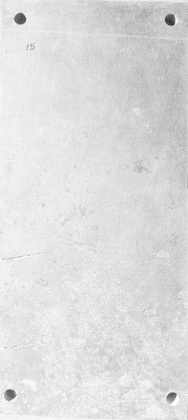
%> input picture crack f.jpg, 188 x 420 px, shrunk from 1716 x 3828 before the run
$ octave --eval "result = fractal_dimension_binary('crack f.jpg');"   (GNU Octave 9; MATLAB toolbox functions it lacks are replaced by stand-ins)
%> lines starting %> are read from the running program, lines starting %| are printed output that depends on the picture; in (x1, y1, x2, y2) boxes, pixels count from 0 and x2, y2 are one past the last pixel; in counts of white or black regions, pixels touching at a corner belong together; the program's own positions count from 1
function D = fractal_dimension_binary(image_path)
%> called with image_path = 'crack f.jpg'
    % Read the image
    img = imread(image_path);
%> img is the input picture: size 420x188x3 uint8; min 52, max 255, mean 221.7

    % Step 1: Check if image is binary (0 and 1 only)
    if islogical(img) || all(ismember(unique(img), [0, 1]))
        bw = logical(img);  % Image is binary, use as-is
        disp('Input image is already binary. No conversion applied.');
    else
        % Step 2: Convert to grayscale if needed
        if ndims(img) == 3
            grayImg = rgb2gray(img);
        else
            grayImg = img;
        end

        figure; imshow(grayImg); title('Grayscale Image');

        % Step 3: Convert to binary
        bw = imbinarize(grayImg);
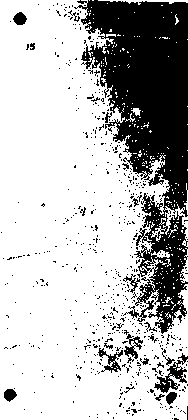
%> bw: size 420x188 logical; 73% white; 620 black regions (599 under 20 px)

        % Step 4: Fallback if imbinarize fails (all black or white)
        if sum(bw(:)) == 0 || sum(bw(:)) == numel(bw)
            bw = grayImg < 120;
            disp('Used manual thresholding due to failed adaptive threshold.');
        end
        disp('Converted grayscale image to binary.');
    end

    % Step 5: Make crack white if needed
    crack_white_ratio = sum(bw(:)) / numel(bw);
%> crack_white_ratio = 0.73
    if crack_white_ratio < 0.01
        bw = imcomplement(bw);
        disp('Image inverted (crack made white).');
    end

    % Step 6: Try cropping to crack region
    stats = regionprops(bw, 'BoundingBox');
%> stats = 284 regions; largest, box (x1, y1, x2, y2): (0, 0, 188, 420), (98, 0, 188, 5), (180, 248, 188, 283), (151, 226, 166, 242), (151, 250, 170, 258)
    if ~isempty(stats)
        bbox = stats(1).BoundingBox;
%> bbox = [0.5 0.5 188 420]
        if length(bbox) == 4
            bw = imcrop(bw, bbox);
            disp('Image cropped to crack region.');
        else
            disp('Bounding box invalid. Skipping cropping.');
        end
    else
        disp('No region found to crop. Proceeding with full image.');
    end

    % Step 7: Skeletonization (optional, but helpful)
    bw = bwmorph(bw, 'skel', Inf);
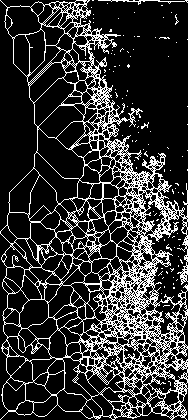
%> bw: size 420x188 logical; 19.8% white in thin lines or dots
    disp('Skeletonization applied to thin the crack.');

    % Step 8: Validate crack presence
    if sum(bw(:)) == 0
        error('No crack pixels detected. Check image or thresholding.');
    end

    % Step 9: Crop to power-of-2 square
    [h, w] = size(bw);
%> h = 420; w = 188
    p = min(h, w);
%> p = 188
    n = 2^floor(log2(p));
%> n = 128
    bw = bw(1:n, 1:n);
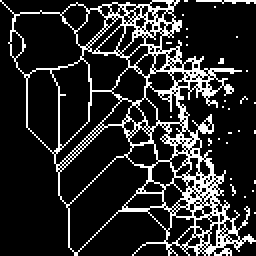
%> bw: size 128x128 logical (shown 2 times larger); 16.4% white in thin lines or dots

    % Step 10: Box sizes and counting
    sizes = 2.^(floor(log2(n)):-1:2);
%> sizes = [128 64 32 16 8 4]
    counts = zeros(size(sizes));

    fprintf('\nImage size used: %d x %d\n', n, n);
%| Image size used: 128 x 128
    fprintf('Box sizes: '); disp(sizes);
%| Box sizes:    128    64    32    16     8     4

    for i = 1:length(sizes)
        k = sizes(i);
        counts(i) = boxcount(bw, k);
        fprintf('Box size %4d → %d boxes\n', k, counts(i));
    end
%> this loop made 6 passes
%| Box size  128 → 1 boxes
%| Box size   64 → 4 boxes
%| Box size   32 → 16 boxes
%| Box size   16 → 59 boxes
%| Box size    8 → 188 boxes
%| Box size    4 → 535 boxes
%> after the loop, counts = [1 4 16 59 188 535]

    % Step 11: Avoid log(0)
    counts(counts == 0) = 1;

    % Step 12: Log-log fit for fractal dimension
    logsizes = log(1 ./ sizes);
%> logsizes = [-4.85 -4.16 -3.47 -2.77 -2.08 -1.39]
    logcounts = log(counts);
%> logcounts = [0 1.39 2.77 4.08 5.24 6.28]

    fit_range = 2:(length(sizes)-1);  % Skip edge sizes
    coeffs = polyfit(logsizes(fit_range), logcounts(fit_range), 1);
%> coeffs = [1.85 9.15]
    D = coeffs(1);  % Slope = fractal dimension
%> D = 1.85

    % Step 13: Compute R²
    y_fit = polyval(coeffs, logsizes(fit_range));
%> y_fit = [1.44 2.73 4.01 5.3]
    y_actual = logcounts(fit_range);
%> y_actual = [1.39 2.77 4.08 5.24]
    SS_res = sum((y_actual - y_fit).^2);
%> SS_res = 0.0131
    SS_tot = sum((y_actual - mean(y_actual)).^2);
%> SS_tot = 8.28
    R_squared = 1 - SS_res / SS_tot;
%> R_squared = 0.998

    % Step 14: Plot results
    figure;
    plot(logsizes, logcounts, 'bo-', 'LineWidth', 2); hold on;
    plot(logsizes, polyval(coeffs, logsizes), 'r--', 'LineWidth', 2);
    title(sprintf('Fractal Dimension D = %.4f (R^2 = %.4f)', D, R_squared));
    xlabel('log(1 / Box Size)');
    ylabel('log(Box Count)');
    legend('Data', 'Fit');
    grid on;
    set(gca, 'FontSize', 12);

    % Step 15: Display
    fprintf('\nEstimated Fractal Dimension: D = %.4f\n', D);
%| Estimated Fractal Dimension: D = 1.8546
    fprintf('Goodness of Fit (R^2): %.4f\n', R_squared);
%| Goodness of Fit (R^2): 0.9984
%> `result = fractal_dimension_binary('crack f.jpg');`:
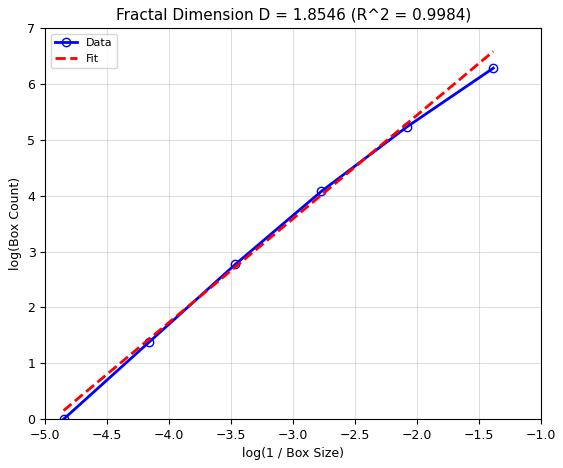
%> figure redrawn from the program's plot data
%> `result = fractal_dimension_binary('crack f.jpg');`: result = 1.85
end

% Supporting function: Box Counting
function count = boxcount(BW, k)
    [rows, cols] = size(BW);
    rows = floor(rows / k) * k;
    cols = floor(cols / k) * k;
    BW = BW(1:rows, 1:cols);
    count = 0;
    for i = 1:k:rows
        for j = 1:k:cols
            block = BW(i:i+k-1, j:j+k-1);
            if any(block(:))
                count = count + 1;
            end
        end
    end
end
